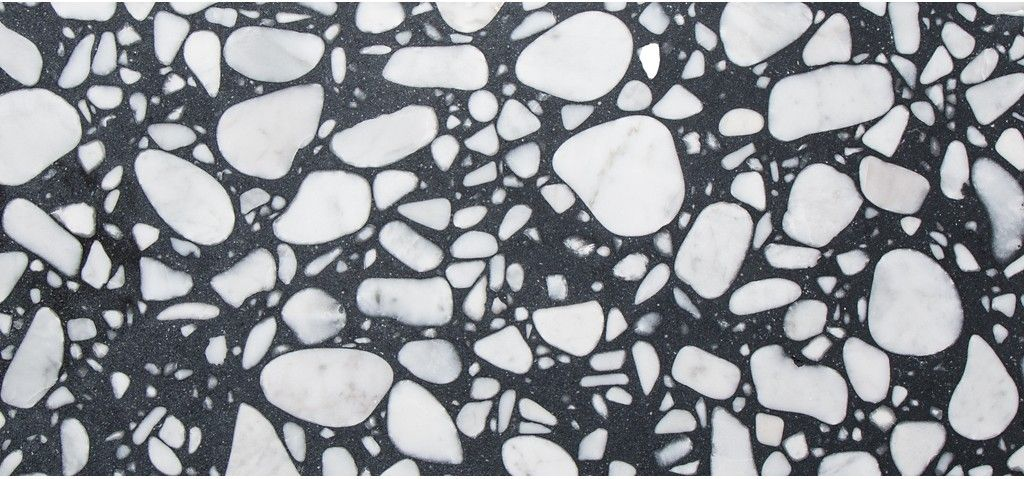
%> input picture clase8/Terrazzo_BW1.jpg, 1024 x 479 px
$ octave clase8.m   (GNU Octave 9; MATLAB toolbox functions it lacks are replaced by stand-ins)
%> lines starting %> are read from the running program, lines starting %| are printed output that depends on the picture; in (x1, y1, x2, y2) boxes, pixels count from 0 and x2, y2 are one past the last pixel; in counts of white or black regions, pixels touching at a corner belong together; the program's own positions count from 1
### clase8/fHistograma.m
% Forma general - encabezado de una funci?n
function vertorHistograma = fHistograma(imagenEntrada)
    % Esta funci髇 se obtiene el histograma de una imagen en escala de grises
    vertorHistograma = zeros(1, 256);

    for valorPixelTemporal = 0:255

        frec = find(imagenEntrada == valorPixelTemporal);
        vertorHistograma(1, valorPixelTemporal + 1) = length(frec);

    end

end

### clase8/clase8.m
clc
close all
clear

imagen = imread('Terrazzo_BW1.jpg');
%> imagen is the input picture: size 479x1024x3 uint8; mean R, G, B 144, 147.1, 152.1
imagen2 = imread('Photograph7.jpg');
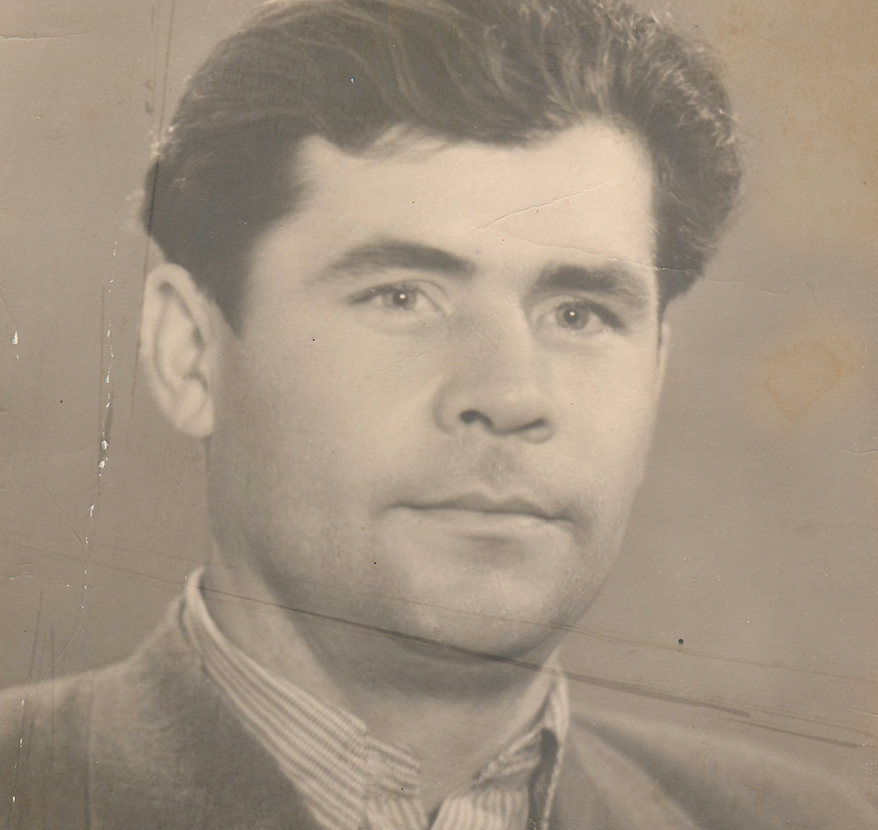
%> input picture clase8/Photograph7.jpg, 878 x 830 px
%> imagen2 is the input picture: size 830x878x3 uint8; mean R, G, B 161.6, 146.5, 129.2
imagen3 = imread('Photograph7.jpg');
imagen1 = imread('Terrazzo_BW1.jpg');
imagen = rgb2gray(imagen);
%> imagen: size 479x1024 uint8
imagen2 = rgb2gray(imagen2);
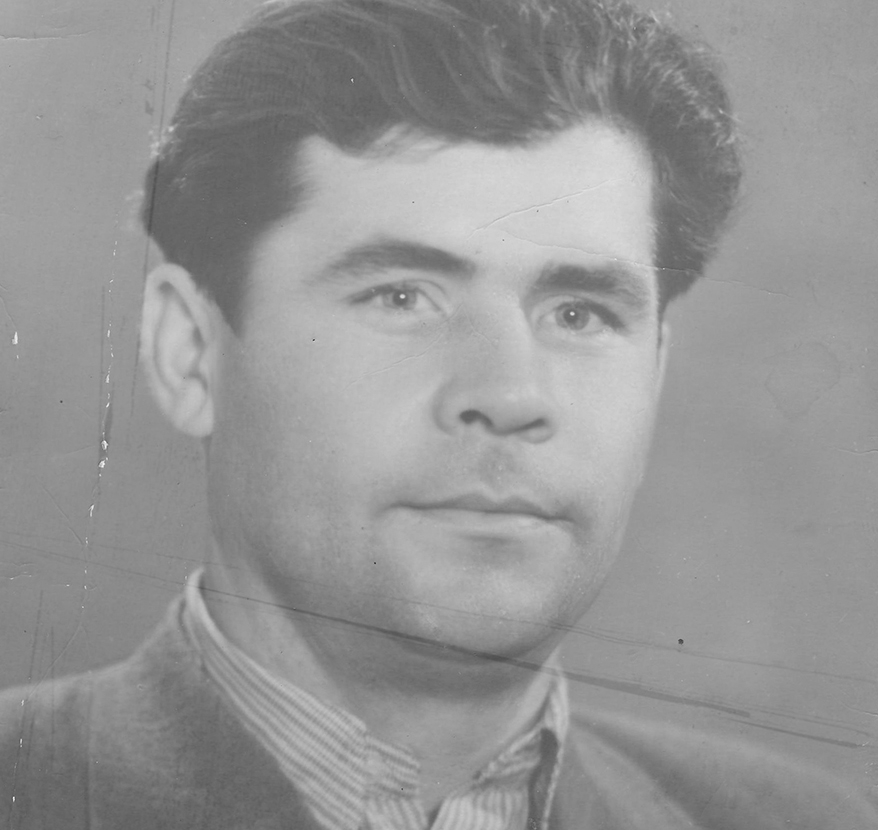
%> imagen2: size 830x878 uint8; min 58, max 250, mean 149
imagen3 = rgb2gray(imagen3);

minInputIm = min(min(imagen3));
%> minInputIm = 58
maxInputIm = max(max(imagen3));
%> maxInputIm = 250

minOutIm = 0;
maxOutIm = 255;

m = (maxOutIm - minOutIm) / (maxInputIm - minInputIm);
%> m = 1

resultado = imagen3;

for valorPixel = minInputIm:maxInputIm
    resultado(imagen3 == valorPixel) = m*(valorPixel - minInputIm) + minOutIm;
end
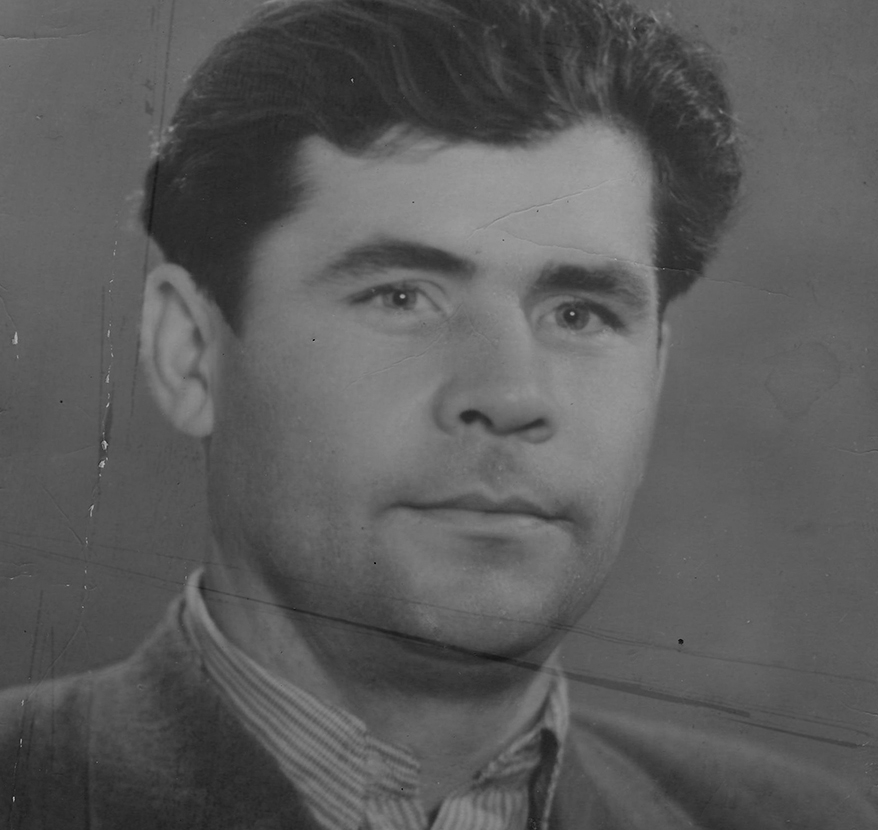
%> resultado: size 830x878 uint8; min 0, max 192, mean 91

% Operador del gradiente
GXsobel = [-1 0 1; -2 0 2; -1 0 1];
GYsobel = [-1 -2 -1; 0 0 0; 1 2 1];
GXprewitt = [-1 0 1; -1 0 1; -1 0 1];
GYprewitt = [-1 -1 -1; 0 0 0; 1 1 1];

% Filtrado pasa-bajos para atenuar ruido
n=5;
kernelPB = (1/n^2)*ones(n);
imagen = conv2(imagen,kernelPB,'same');
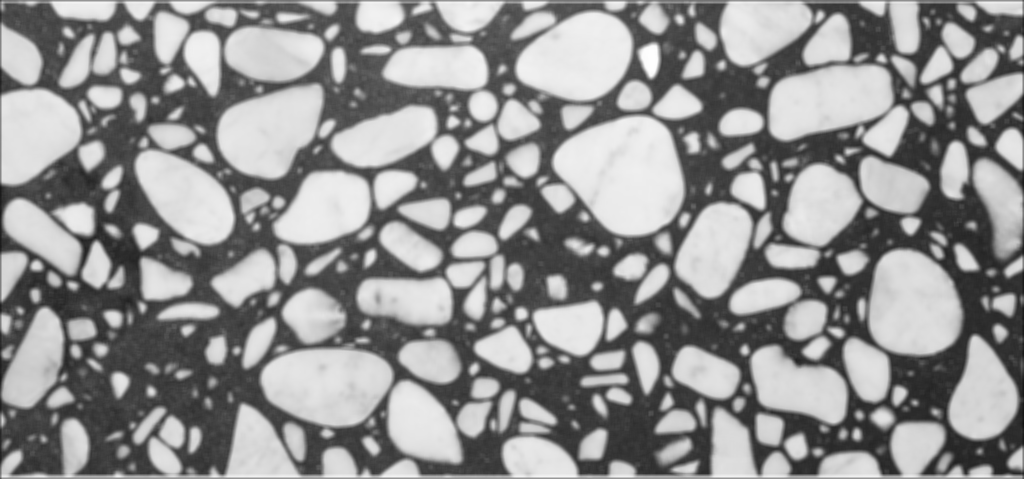
%> imagen: size 479x1024 double; min 18.92, max 255, mean 145.9

histograma = fHistograma(imagen);
%> the loop in fHistograma, `for valorPixelTemporal = 0:255` made 256 passes
%> frec on passes 24, 27, 31: 490429, 378, [489953; 490118]
%> after the loop in fHistograma, `for valorPixelTemporal = 0:255`: vertorHistograma = 256 values, max 147 at index 66, min 0 at index 1, mean 32.42
%> histograma has the same summary as vertorHistograma in fHistograma

umbral = 100;
imBW = 0*imagen;
%> imBW: size 479x1024 double; every value is 0
imBW(imagen >= umbral) = 255;
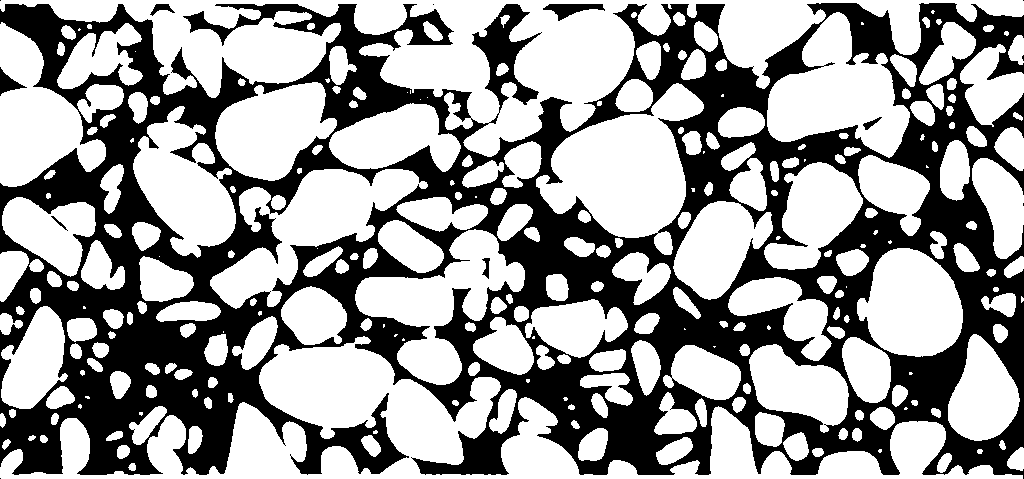
%> imBW: size 479x1024 double; 60.7% white; 13 black regions (6 under 20 px), largest, box (x1, y1, x2, y2) and area: (0, 3, 1024, 479) 191676, (543, 4, 605, 21) 492, (0, 67, 27, 96) 299

cont = [imagen3 resultado];
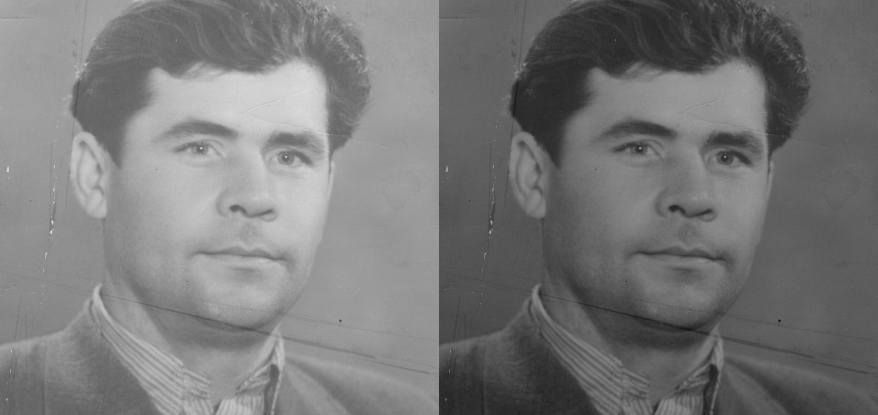
%> cont: size 830x1756 uint8 (shown at 1/2 size); min 0, max 250, mean 120

figure,subplot(1,2,1),imshow(imagen2);
                      subplot(1,2,2),imshow(cont);
